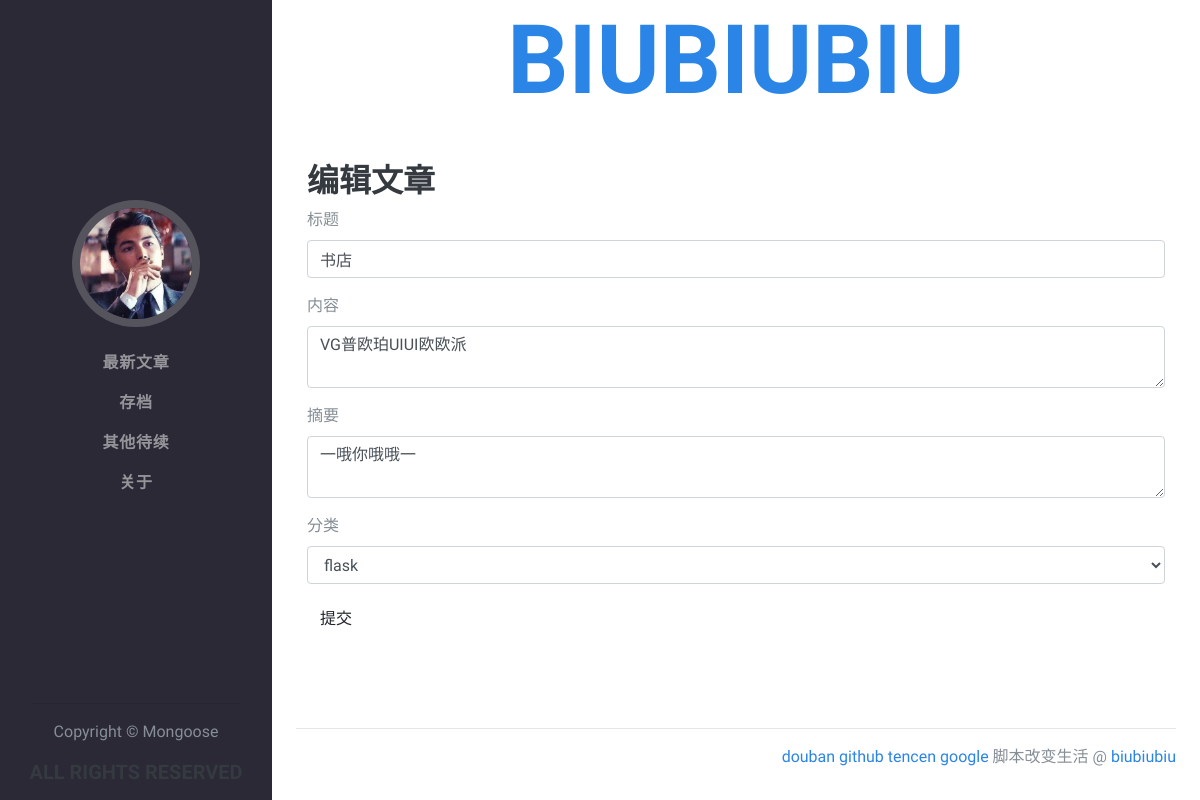
Screenshot of /user/editnote/6 (signed in) with the database file from the repository.
### app/models/post.py (models this page shows, shortened)
class Posts(db.Model):
    __tablename__ = 'posts'
    id = db.Column(db.Integer,primary_key=True)
    rid = db.Column(db.Integer, index=True,default=0)
    content = db.Column(db.Text)
    timestamp = db.Column(db.DateTime,default=datetime.utcnow)
    uid = db.Column(db.Integer,db.ForeignKey('users.id'))
    title = db.Column(db.String(64))
    body = db.Column(db.Text)
    body_html = db.Column(db.Text)
    summury = db.Column(db.Text)
    summury_html = db.Column(db.Text)
    category_id = db.Column(db.Integer, db.ForeignKey('categories.id'))

### app/views/user.py (the view, shortened to what this page needs)
@user.route('/editnote/<int:id>', methods=['GET', 'POST'])
@login_required
def editnote(id):
    post = Posts.query.get_or_404(id)
    form = PostsForm()
    form.title.data = post.title
    form.body.data = post.body
    form.summury.data = post.summury
    form.category.data = post.category_id
    return render_template('user/editnote.html', form=form)

### app/forms/posts.py
class PostsForm(FlaskForm):
    title = StringField(u'标题', validators=[DataRequired()])
    body = PageDownField(u'内容', validators=[DataRequired()])
    summury = PageDownField(u'摘要', validators=[DataRequired()])
    category = SelectField(u'分类',coerce=int)
    submit = SubmitField(u'提交')
    def __init__(self, *args, **kwargs):
        super(PostsForm, self).__init__(*args, **kwargs)
        self.category.choices = [(category.id, category.name) for category
            in Category.query.order_by(Category.name).all()]

### app/models/user.py (called while the page is built)
@login_manager.user_loader
def load_user(user_id):
    return User.query.get(int(user_id))

### app/views/user.py (called while the page is built)
@user.before_app_request
def before_request():
    if current_user.is_authenticated:
        if not current_user.confirmed \
                and request.endpoint \
                and request.endpoint[:5] != 'user.' \
                and request.endpoint != 'static':
            return redirect(url_for('user.unconfirmed'))

### app/templates/user/editnote.html (shortened to what this page needs)
{% extends "base/base.html" %}
{% import "bootstrap/wtf.html" as wtf %}
{% block page_content %}
<div class="container">
    <div class="row" style="padding:50px 20px;">
        <div class="col-md-12">
            <div class="page-header">
                <h3>编辑文章</h3>
            </div>
            <div>
                {{ wtf.quick_form(form) }}
            </div>
        </div>
    </div>
</div>
{% endblock %}

### rows the page displays
Posts: title "书店", body "VG普欧珀UIUI欧欧派", summury "一哦你哦哦一", category "flask"
